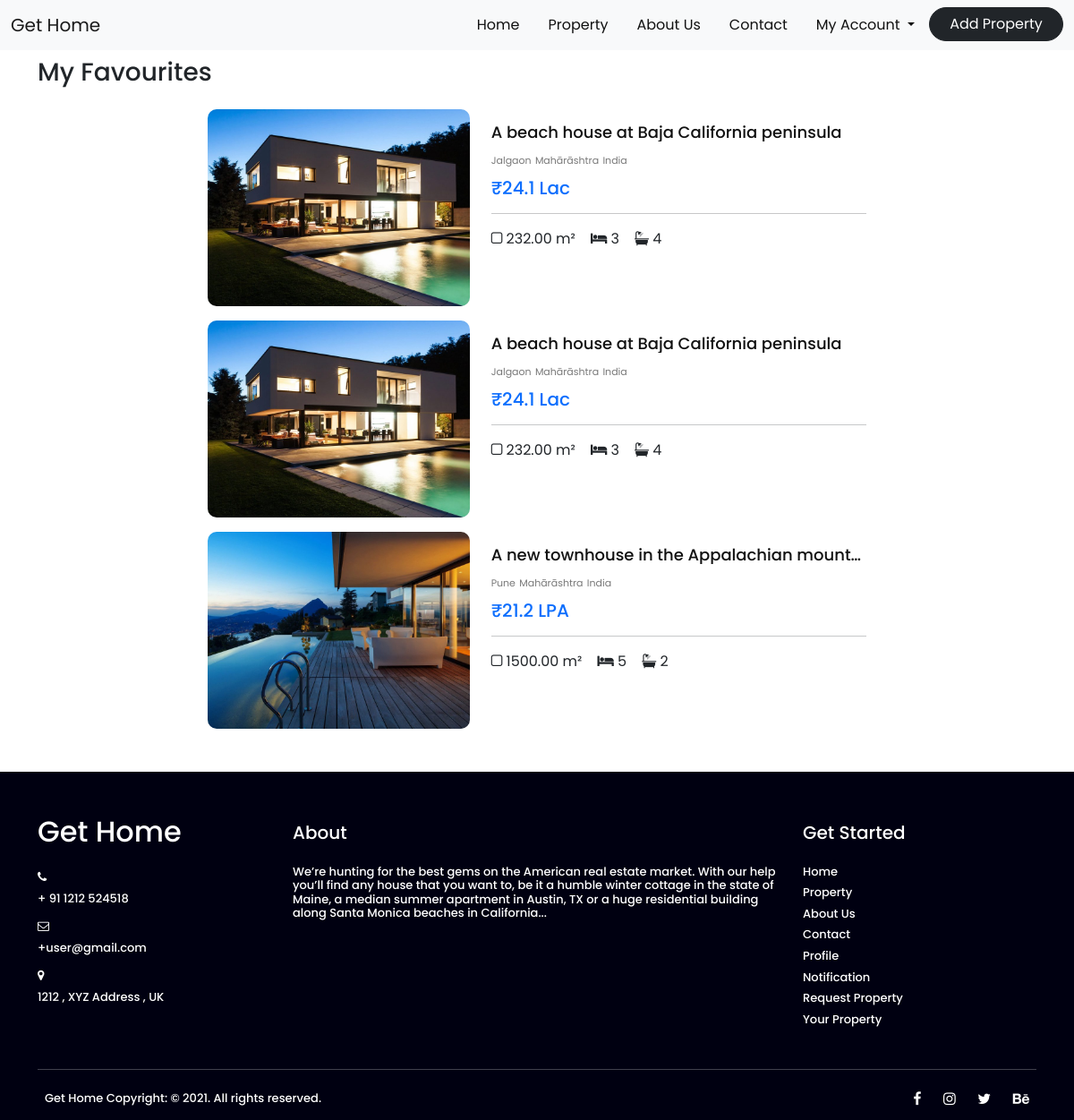
The page /Admin/favo.php (signed in) on the database its author committed.
### tables this page shows
CREATE TABLE `addproperty` (
  `id` int(255) NOT NULL,
  `title` varchar(255) NOT NULL,
  `description` varchar(255) NOT NULL,
  `price` varchar(255) NOT NULL,
  `status` varchar(255) NOT NULL,
  `type` varchar(255) NOT NULL,
  `location` varchar(255) NOT NULL,
  `bedrooms` varchar(255) NOT NULL,
  `bathrooms` varchar(255) NOT NULL,
  `floors` varchar(255) NOT NULL,
  `garages` varchar(255) NOT NULL,
  `parking_place` varchar(255) NOT NULL,
  `area` varchar(255) NOT NULL,
  `size` varchar(255) NOT NULL,
  `s_r_price` varchar(255) NOT NULL,
  `air_condi` varchar(255) NOT NULL,
  `bed` varchar(255) NOT NULL,
  `coffe_pot` varchar(255) NOT NULL,
  `c_cooling` varchar(255) NOT NULL,
  `balcony` varchar(255) NOT NULL,
  `p_friendly` varchar(255) NOT NULL,
  `barbeque` varchar(255) NOT NULL,
  `f_alarm` varchar(255) NOT NULL,
  `m_kitchen` varchar(255) NOT NULL,
  `storage` varchar(255) NOT NULL,
  `microwave` varchar(255) NOT NULL,
  `o_kitchen` varchar(255) NOT NULL,
  `dryer` varchar(255) NOT NULL,
  `heating` varchar(255) NOT NULL,
  `pool` varchar(255) NOT NULL,
  `laundry` varchar(255) NOT NULL,
  `sauna` varchar(255) NOT NULL,
  `gym` varchar(255) NOT NULL,
  `elevator` varchar(255) NOT NULL,
  `d_washer` varchar(255) NOT NULL,
  `r_terrace` varchar(255) NOT NULL,
  `terrace` varchar(255) NOT NULL,
  `e_exit` varchar(255) NOT NULL,
  `img_1` varchar(255) NOT NULL,
  `img_2` varchar(255) NOT NULL,
  `img_3` varchar(255) NOT NULL,
  `img_4` varchar(255) NOT NULL,
  `img_5` varchar(255) NOT NULL,
  `img_6` varchar(255) NOT NULL,
  `address` varchar(255) NOT NULL,
  `country` varchar(255) NOT NULL,
  `state` varchar(255) NOT NULL,
  `city` varchar(255) NOT NULL,
  `pin` varchar(255) NOT NULL,
  `neighb` varchar(255) NOT NULL,
  `user_id` varchar(255) NOT NULL
);

### Admin/favo.php (the view, shortened to what this page needs)
<!DOCTYPE html>
<html>
<head>
</head>
<body>
<form method="post">
	<?php include 'navabar.php' ?>
<div class="container mt-2">
  <h3>My Favourites</h3>
</div>
         <div class="container">
         	<div class="row">
         		<div class="col-md-8 m-auto">
         			<div class="row">
<?php
include '../db_conn.php';
$email = $_SESSION['email'];
$sql = " select * from a_regi where email = '$email' ";
$run = mysqli_query($conn,$sql);
$row = mysqli_fetch_array($run);
$id = $row['id'];
?>
<?php
include '../db_conn.php';
$sql = " select * from favourite where user_id = '$id' ";
$dssdsd = mysqli_query($conn,$sql);
while ($rar = mysqli_fetch_array($dssdsd))
{
  $property_id = $rar['property_id'];
?>
			<?php
include '../db_conn.php';
$sql = " select * from addproperty where id = '$property_id' ";
$run = mysqli_query($conn,$sql);
while ($row = mysqli_fetch_array($run))
{
?>
         				<div class="col-md-5 mt-3">
         					<img src="../Image/<?php echo $row['img_1']; ?>" style="height: 220px; width: 100%; border-radius: 10px;">
         				</div>
         				<div class="col-md-7 mt-3">
         					<a style="text-decoration: none;" href="view_property.php?id=<?php echo $row['id']; ?>"><h6 style="white-space: nowrap; width: 100%; font-size: 18px; margin-top: 15px; color: #111; overflow: hidden; text-overflow: ellipsis;"><?php echo $row['title'] ?></h6></a>
         					<span style="font-size: 11px; color: #0008;"><?php echo $row['city'] ?></span> <span style="font-size: 11px; color: #0008;"><?php echo $row['state']; ?></span> <span style="font-size: 11px; color: #0008;"><?php echo $row['country']; ?></span>
   	 	 		<h5 class="text-primary mt-2">&#x20B9;<?php echo $row['price'] ?></h5>
   	 	 		 <hr>
                <span><i class="fa fa-square-o" aria-hidden="true"></i> <?php echo $row['area']; ?></span> &nbsp&nbsp <span> <i class="fa fa-bed" aria-hidden="true"></i><?php echo $row['bedrooms']; ?></span> &nbsp&nbsp <span><i class="fa fa-bath" aria-hidden="true"></i> <?php echo $row['bathrooms']; ?></span>
         				</div>
         		<?php } } ?>
         			</div>
         		</div>
         	</div>
         </div>
<br><br>
<?php include 'footer.php'; ?>
</form>
</body>
</html>

### Admin/navabar.php (style rules this page uses)
body { font-family: 'Poppins', sans-serif; }

### rows shown on the page
addproperty: img_1 (picture), title "A beach house at Baja California peninsula", city "Jalgaon", state "Mahārāshtra", country "India", price "24.1 Lac", area "232.00 m²", bedrooms "3", bathrooms "4"
addproperty: img_1 (picture), title "A new townhouse in the Appalachian mount…", city "Pune", state "Mahārāshtra", country "India", price "21.2 LPA", area "1500.00 m²", bedrooms "5", bathrooms "2"
